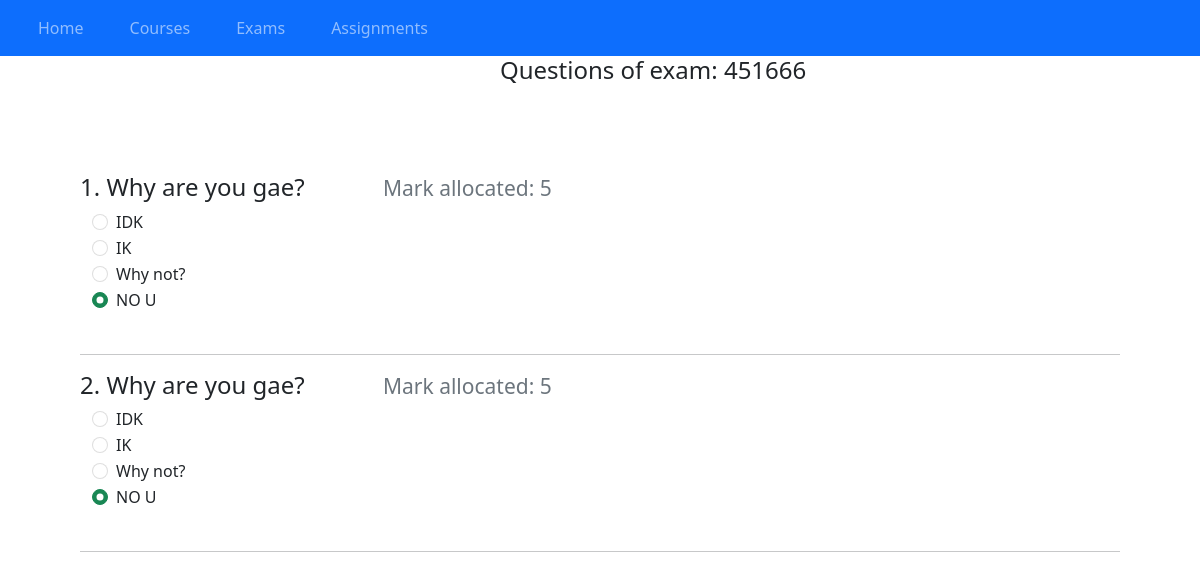
Screenshot of /questions.php?exam=451666 with the database file from the repository.
### tables this page shows
CREATE TABLE `question` (
  `q_id` int(11) NOT NULL,
  `c_id` int(11) NOT NULL,
  `question` text NOT NULL,
  `option_1` text NOT NULL,
  `option_2` text NOT NULL,
  `option_3` text NOT NULL,
  `option_4` text NOT NULL,
  `correct_option` text NOT NULL,
  `marks` int(11) NOT NULL
);

### questions.php (the view, shortened to what this page needs)
<?php
	include_once 'dbConnection.php';
	include_once'header.php';
	$exam=$_GET['exam'];
	echo "<h4 style='padding-left:500px'>Questions of exam: ".$exam."</h4>";
?>
<!DOCTYPE html>
<html>
<head>
	<link href="https://cdn.jsdelivr.net/npm/bootstrap@5.0.0-beta1/dist/css/bootstrap.min.css" rel="stylesheet">
</head>
<body>
	<div class="container-fluid" style="align-self: center; padding: 80px">
	<form>
	<?php
	$sql="SELECT * FROM question WHERE c_id=$exam;";
	$result=mysqli_query($con,$sql);
	$check=mysqli_num_rows($result);
	$c=1;
	if($check!=0){
		while ($row=mysqli_fetch_array($result)) {
				echo "<h4>".$c++.".	".$row['question']."&emsp;&emsp;&emsp; <small class='text-muted'> Mark allocated: ".$row['marks']."</small></h4>";
				echo "<div class='container-fluid'>
				<div class='form-check'>
					  <input class='form-check-input' type='radio' id='".$c."option_1' disabled>
					  <label class='form-check-label-lg' for='$c.option_1'>
					    ".$row['option_1']."
					  </label>
					</div>
					<div class='form-check'>
					  <input class='form-check-input' type='radio' id='".$c."option_2' disabled>
					  <label class='form-check-label-lg' for='$c.option_2'>
					    ".$row['option_2']."
					  </label>
					</div>
					<div class='form-check'>
					  <input class='form-check-input' type='radio' id='".$c."option_3'  disabled>
					  <label class='form-check-label-lg' for='$c.option_3'>
					    ".$row['option_3']."
					  </label>
					</div>
					<div class='form-check'>
					  <input class='form-check-input' type='radio' id='".$c."option_4' disabled>
					  <label class='form-check-label-lg' for='$c.option_4'>
					    ".$row['option_4']."
					  </label>
					</div>
					</div>
					<br>
					<hr>";
				}
	}else{
		echo "No questions added";
	}
	?>
</form>
</div>
</body>
</html>

### header.php (shortened to what this page needs)
<!DOCTYPE html>
<html>
<head>
	<link href="https://cdn.jsdelivr.net/npm/bootstrap@5.0.0-beta1/dist/css/bootstrap.min.css" rel="stylesheet">
</head>
<body>
	<nav class="navbar navbar-expand-lg navbar-dark bg-primary">
		<div class="collapse navbar-collapse">
			<ul class="navbar-nav">
			<li class="nav-item" style="padding-left: 30px"><a href="index.php" class="nav-link">Home</a></li>
			<li class="nav-item" style="padding-left: 30px"><a href="course.php" class="nav-link">Courses</a></li>
			<li class="nav-item" style="padding-left: 30px"><a href="exam.php" class="nav-link">Exams</a></li>
			<li class="nav-item" style="padding-left: 30px"><a href="assignment.php" class="nav-link">Assignments</a></li>
		</ul>
		</div>
	</nav>
</body>
</html>

### rows the page displays
question: question "Why are you gae?", marks "5", option_1 "IDK", option_2 "IK", option_3 "Why not?", option_4 "NO U"
question: question "Why are you gae?", marks "5", option_1 "IDK", option_2 "IK", option_3 "Why not?", option_4 "NO U"

### other values shown
$exam "451666"
